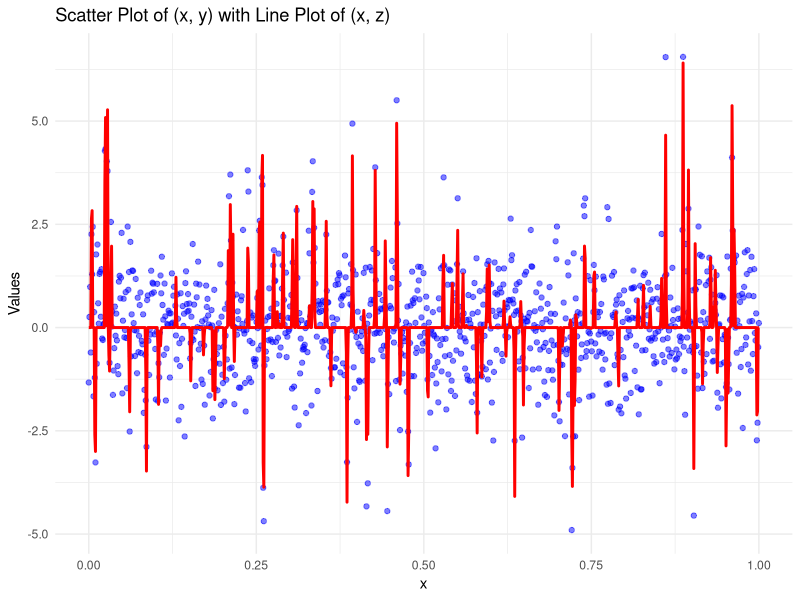

Source code (R): (Note: this script raises an error after producing the figure.)
library(ggplot2)
library(splines)

# Data generation
n <- 1000
b <- 1
set.seed(2024)
J <- floor(n^b)
x <- seq(0, 1, length.out = n)
t <- c(-0.0002, -0.0001, seq(0, 1, length.out = J - 4), 1.0001, 1.0002)
Sp_order <- 3
B <- splineDesign(t, x, ord = Sp_order, outer.ok = TRUE, sparse = TRUE)

# Sparse random coefficients
theta <- rep(0, J - Sp_order)
non_zero_indices <- sample(1:(J - Sp_order), size = floor(0.1 * (J - Sp_order)))
theta[non_zero_indices] <- rnorm(length(non_zero_indices), mean = 1, sd = 3)

# Generate z and y
z <- B %*% theta
y <- as.vector(z) + rnorm(n)  # Adding random noise

# Data frame for plotting
df <- data.frame(x = x, y = y, z = as.vector(z))

# Plotting: Scatter plot for (x, y) and line plot for (x, z)
ggplot(df, aes(x = x)) +
  geom_point(aes(y = y), color = "blue", alpha = 0.5, size = 1.5) +  # Scatter plot for (x, y)
  geom_line(aes(y = z), color = "red", size = 1) +                  # Line plot for (x, z)
  labs(title = "Scatter Plot of (x, y) with Line Plot of (x, z)",
       x = "x",
       y = "Values") +
  theme_minimal()


Hs <- horseshoesp(y, B, method.tau = "truncatedCauchy", Sigma2 = 1, tau = 1, k = max(0.5,b/2),
                  method.sigma = "Jeffreys", burn = 1000, nmc = 5000, thin = 1, alpha = 0.05)

theta_hat <- as.vector(unlist(Hs[1]))[non_zero_indices]
theta_true <- theta[c(non_zero_indices)]                      # True theta values
indices <- 1:length(theta_true)          # Index for plotting

# Create data frame for plotting
df_theta <- data.frame(Index = indices, 
                       True_Theta = theta_true, 
                       Estimated_Theta = theta_hat)

ggplot(df_theta, aes(x = Index)) +
  geom_point(aes(y = True_Theta, color = "True θ"), size = 2, alpha = 0.8) +          # True θ scatter points
  geom_point(aes(y = Estimated_Theta, color = "Estimated θ̂"), size = 2, shape = 17, alpha = 0.8) +  # Estimated θ̂ scatter points (different shape)
  labs(title = expression("True " ~ theta ~ " vs Estimated " ~ hat(theta)),
       x = "Index",
       y = expression(theta)) +
  scale_color_manual(values = c("True θ" = "blue", "Estimated θ̂" = "red")) +  # Custom colors
  theme_minimal() +
  theme(plot.title = element_text(hjust = 0.5),
        legend.title = element_blank(),
        legend.position = "top")
